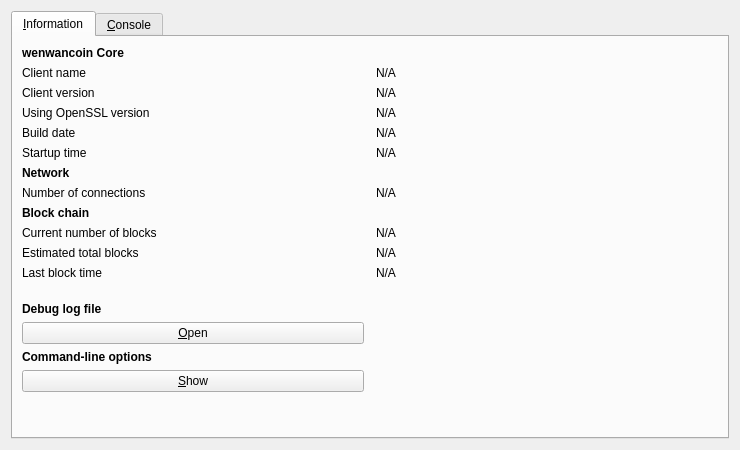
<?xml version="1.0" encoding="UTF-8"?>
<ui version="4.0">
 <class>RPCConsole</class>
 <widget class="QDialog" name="RPCConsole">
  <property name="geometry">
   <rect>
    <x>0</x>
    <y>0</y>
    <width>740</width>
    <height>450</height>
   </rect>
  </property>
  <property name="windowTitle">
   <string>wenwancoin - Debug window</string>
  </property>
  <layout class="QVBoxLayout" name="verticalLayout_2">
   <item>
    <widget class="QTabWidget" name="tabWidget">
     <property name="currentIndex">
      <number>0</number>
     </property>
     <widget class="QWidget" name="tab_info">
      <attribute name="title">
       <string>&amp;Information</string>
      </attribute>
      <layout class="QGridLayout" name="gridLayout" columnstretch="0,0">
       <property name="horizontalSpacing">
        <number>12</number>
       </property>
       <item row="11" column="1">
        <widget class="QLabel" name="lastBlockTime">
         <property name="cursor">
          <cursorShape>IBeamCursor</cursorShape>
         </property>
         <property name="text">
          <string>N/A</string>
         </property>
         <property name="textFormat">
          <enum>Qt::PlainText</enum>
         </property>
         <property name="textInteractionFlags">
          <set>Qt::LinksAccessibleByMouse|Qt::TextSelectableByKeyboard|Qt::TextSelectableByMouse</set>
         </property>
        </widget>
       </item>
       <item row="9" column="0">
        <widget class="QLabel" name="label_3">
         <property name="text">
          <string>Current number of blocks</string>
         </property>
        </widget>
       </item>
       <item row="16" column="0">
        <widget class="QPushButton" name="showCLOptionsButton">
         <property name="toolTip">
          <string>Show the wenwancoin-Qt help message to get a list with possible wenwancoin command-line options.</string>
         </property>
         <property name="text">
          <string>&amp;Show</string>
         </property>
         <property name="autoDefault">
          <bool>false</bool>
         </property>
        </widget>
       </item>
       <item row="4" column="0">
        <widget class="QLabel" name="label_12">
         <property name="text">
          <string>Build date</string>
         </property>
        </widget>
       </item>
       <item row="13" column="0">
        <widget class="QLabel" name="labelDebugLogfile">
         <property name="font">
          <font>
           <weight>75</weight>
           <bold>true</bold>
          </font>
         </property>
         <property name="text">
          <string>Debug log file</string>
         </property>
        </widget>
       </item>
       <item row="5" column="0">
        <widget class="QLabel" name="label_13">
         <property name="text">
          <string>Startup time</string>
         </property>
        </widget>
       </item>
       <item row="6" column="0">
        <widget class="QLabel" name="label_11">
         <property name="font">
          <font>
           <weight>75</weight>
           <bold>true</bold>
          </font>
         </property>
         <property name="text">
          <string>Network</string>
         </property>
        </widget>
       </item>
       <item row="5" column="1">
        <widget class="QLabel" name="startupTime">
         <property name="cursor">
          <cursorShape>IBeamCursor</cursorShape>
         </property>
         <property name="text">
          <string>N/A</string>
         </property>
         <property name="textFormat">
          <enum>Qt::PlainText</enum>
         </property>
         <property name="textInteractionFlags">
          <set>Qt::LinksAccessibleByMouse|Qt::TextSelectableByKeyboard|Qt::TextSelectableByMouse</set>
         </property>
        </widget>
       </item>
       <item row="1" column="0">
        <widget class="QLabel" name="label_5">
         <property name="text">
          <string>Client name</string>
         </property>
        </widget>
       </item>
       <item row="9" column="1">
        <widget class="QLabel" name="numberOfBlocks">
         <property name="cursor">
          <cursorShape>IBeamCursor</cursorShape>
         </property>
         <property name="text">
          <string>N/A</string>
         </property>
         <property name="textFormat">
          <enum>Qt::PlainText</enum>
         </property>
         <property name="textInteractionFlags">
          <set>Qt::LinksAccessibleByMouse|Qt::TextSelectableByKeyboard|Qt::TextSelectableByMouse</set>
         </property>
        </widget>
       </item>
       <item row="4" column="1">
        <widget class="QLabel" name="buildDate">
         <property name="cursor">
          <cursorShape>IBeamCursor</cursorShape>
         </property>
         <property name="text">
          <string>N/A</string>
         </property>
         <property name="textFormat">
          <enum>Qt::PlainText</enum>
         </property>
         <property name="textInteractionFlags">
          <set>Qt::LinksAccessibleByMouse|Qt::TextSelectableByKeyboard|Qt::TextSelectableByMouse</set>
         </property>
        </widget>
       </item>
       <item row="2" column="0">
        <widget class="QLabel" name="label_6">
         <property name="text">
          <string>Client version</string>
         </property>
        </widget>
       </item>
       <item row="2" column="1">
        <widget class="QLabel" name="clientVersion">
         <property name="cursor">
          <cursorShape>IBeamCursor</cursorShape>
         </property>
         <property name="text">
          <string>N/A</string>
         </property>
         <property name="textFormat">
          <enum>Qt::PlainText</enum>
         </property>
         <property name="textInteractionFlags">
          <set>Qt::LinksAccessibleByMouse|Qt::TextSelectableByKeyboard|Qt::TextSelectableByMouse</set>
         </property>
        </widget>
       </item>
       <item row="1" column="1">
        <widget class="QLabel" name="clientName">
         <property name="cursor">
          <cursorShape>IBeamCursor</cursorShape>
         </property>
         <property name="text">
          <string>N/A</string>
         </property>
         <property name="textFormat">
          <enum>Qt::PlainText</enum>
         </property>
         <property name="textInteractionFlags">
          <set>Qt::LinksAccessibleByMouse|Qt::TextSelectableByKeyboard|Qt::TextSelectableByMouse</set>
         </property>
        </widget>
       </item>
       <item row="11" column="0">
        <widget class="QLabel" name="label_2">
         <property name="text">
          <string>Last block time</string>
         </property>
        </widget>
       </item>
       <item row="17" column="0">
        <spacer name="verticalSpacer">
         <property name="orientation">
          <enum>Qt::Vertical</enum>
         </property>
         <property name="sizeHint" stdset="0">
          <size>
           <width>20</width>
           <height>40</height>
          </size>
         </property>
        </spacer>
       </item>
       <item row="7" column="0">
        <widget class="QLabel" name="label_7">
         <property name="text">
          <string>Number of connections</string>
         </property>
        </widget>
       </item>
       <item row="15" column="0">
        <widget class="QLabel" name="labelCLOptions">
         <property name="font">
          <font>
           <weight>75</weight>
           <bold>true</bold>
          </font>
         </property>
         <property name="text">
          <string>Command-line options</string>
         </property>
        </widget>
       </item>
       <item row="10" column="1">
        <widget class="QLabel" name="totalBlocks">
         <property name="cursor">
          <cursorShape>IBeamCursor</cursorShape>
         </property>
         <property name="text">
          <string>N/A</string>
         </property>
         <property name="textFormat">
          <enum>Qt::PlainText</enum>
         </property>
         <property name="textInteractionFlags">
          <set>Qt::LinksAccessibleByMouse|Qt::TextSelectableByKeyboard|Qt::TextSelectableByMouse</set>
         </property>
        </widget>
       </item>
       <item row="7" column="1">
        <widget class="QLabel" name="numberOfConnections">
         <property name="cursor">
          <cursorShape>IBeamCursor</cursorShape>
         </property>
         <property name="text">
          <string>N/A</string>
         </property>
         <property name="textFormat">
          <enum>Qt::PlainText</enum>
         </property>
         <property name="textInteractionFlags">
          <set>Qt::LinksAccessibleByMouse|Qt::TextSelectableByKeyboard|Qt::TextSelectableByMouse</set>
         </property>
        </widget>
       </item>
       <item row="3" column="1">
        <widget class="QLabel" name="openSSLVersion">
         <property name="cursor">
          <cursorShape>IBeamCursor</cursorShape>
         </property>
         <property name="text">
          <string>N/A</string>
         </property>
         <property name="textFormat">
          <enum>Qt::PlainText</enum>
         </property>
         <property name="textInteractionFlags">
          <set>Qt::LinksAccessibleByMouse|Qt::TextSelectableByKeyboard|Qt::TextSelectableByMouse</set>
         </property>
        </widget>
       </item>
       <item row="8" column="0">
        <widget class="QLabel" name="label_10">
         <property name="font">
          <font>
           <weight>75</weight>
           <bold>true</bold>
          </font>
         </property>
         <property name="text">
          <string>Block chain</string>
         </property>
        </widget>
       </item>
       <item row="0" column="0">
        <widget class="QLabel" name="label_9">
         <property name="font">
          <font>
           <weight>75</weight>
           <bold>true</bold>
          </font>
         </property>
         <property name="text">
          <string>wenwancoin Core</string>
         </property>
        </widget>
       </item>
       <item row="10" column="0">
        <widget class="QLabel" name="label_4">
         <property name="text">
          <string>Estimated total blocks</string>
         </property>
        </widget>
       </item>
       <item row="12" column="0">
        <spacer name="verticalSpacer_2">
         <property name="orientation">
          <enum>Qt::Vertical</enum>
         </property>
         <property name="sizeHint" stdset="0">
          <size>
           <width>20</width>
           <height>20</height>
          </size>
         </property>
        </spacer>
       </item>
       <item row="14" column="0">
        <widget class="QPushButton" name="openDebugLogfileButton">
         <property name="toolTip">
          <string>Open the wenwancoin debug log file from the current data directory. This can take a few seconds for large log files.</string>
         </property>
         <property name="text">
          <string>&amp;Open</string>
         </property>
         <property name="autoDefault">
          <bool>false</bool>
         </property>
        </widget>
       </item>
       <item row="3" column="0">
        <widget class="QLabel" name="label_14">
         <property name="text">
          <string>Using OpenSSL version</string>
         </property>
         <property name="indent">
          <number>-1</number>
         </property>
        </widget>
       </item>
      </layout>
     </widget>
     <widget class="QWidget" name="tab_console">
      <attribute name="title">
       <string>&amp;Console</string>
      </attribute>
      <layout class="QVBoxLayout" name="verticalLayout_3">
       <property name="spacing">
        <number>3</number>
       </property>
       <item>
        <widget class="QTextEdit" name="messagesWidget">
         <property name="minimumSize">
          <size>
           <width>0</width>
           <height>100</height>
          </size>
         </property>
         <property name="readOnly">
          <bool>true</bool>
         </property>
         <property name="tabKeyNavigation" stdset="0">
          <bool>false</bool>
         </property>
         <property name="columnCount" stdset="0">
          <number>2</number>
         </property>
        </widget>
       </item>
       <item>
        <layout class="QHBoxLayout" name="horizontalLayout">
         <property name="spacing">
          <number>3</number>
         </property>
         <item>
          <widget class="QLabel" name="label">
           <property name="text">
            <string notr="true">&gt;</string>
           </property>
          </widget>
         </item>
         <item>
          <widget class="QLineEdit" name="lineEdit"/>
         </item>
         <item>
          <widget class="QPushButton" name="clearButton">
           <property name="maximumSize">
            <size>
             <width>24</width>
             <height>24</height>
            </size>
           </property>
           <property name="toolTip">
            <string>Clear console</string>
           </property>
           <property name="text">
            <string/>
           </property>
           <property name="icon">
            <iconset resource="../bitcoin.qrc">
             <normaloff>:/icons/remove</normaloff>:/icons/remove</iconset>
           </property>
           <property name="shortcut">
            <string notr="true">Ctrl+L</string>
           </property>
           <property name="autoDefault">
            <bool>false</bool>
           </property>
          </widget>
         </item>
        </layout>
       </item>
      </layout>
     </widget>
    </widget>
   </item>
  </layout>
 </widget>
 <resources>
  <include location="../bitcoin.qrc"/>
 </resources>
 <connections/>
</ui>
